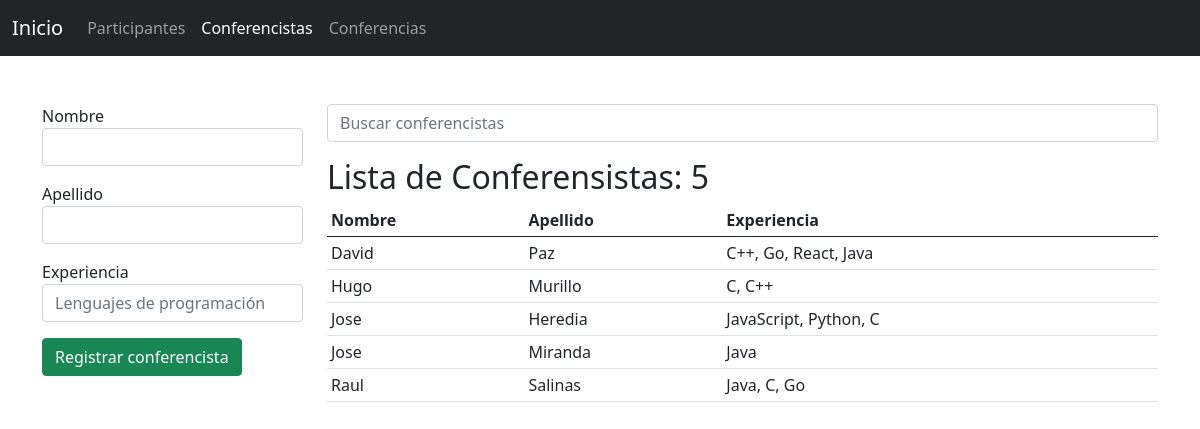
The app's page /conferencistas/ with its own data.
### app_registro/models.py (models this page shows, shortened)
class Conferencista(models.Model):
    nombre = models.CharField(max_length=30)
    apellido = models.CharField(max_length=30)
    experiencia = models.TextField()
    foto = models.ImageField(upload_to='conferencistas', null=True, blank=True)

### app_registro/views.py (the view, shortened to what this page needs)
# urls.py: path('conferencistas/', views.conferencistas, name="conferencistas"),
def conferencistas(request):
    activo = 'conferencistas'
    q = request.GET.get('q')
    if q:
        dataC = Conferencista.objects.filter(nombre__startswith=q).order_by('nombre')
    else:
        dataC = Conferencista.objects.all().order_by('nombre')
    ctx = {
        'activo': activo,
        'conferencistas': dataC,
        'q': q
    }
    return render(request,'registro/conferencistas.html', ctx)

### app_registro/templates/registro/conferencistas.html (shortened to what this page needs)
{% extends 'base.html' %}
{% block container %}
    <div class="row">
        <div class="col-3">
            <form action="{% url 'conferencistas' %}" method="post">
                <div class="mb-3">
                    <label for="nombre">Nombre</label>
                    <input type="text" name="nombre" id="nombre" class="form-control" required autofocus>
                </div>
                <div class="mb-3">
                    <label for="apellido">Apellido</label>
                    <input type="text" name="apellido" id="apellido" class="form-control" required>
                </div>
                <div class="mb-3">
                    <label for="experiencia">Experiencia</label>
                    <input type="text" name="experiencia" id="experiencia" class="form-control" placeholder="Lenguajes de programación" required>
                </div>
                <div class="mb-3">
                    <input type="submit" class="btn btn-success" value="Registrar conferencista">
                </div>
            </form>
        </div>
        <div class="col-9">
            <form action="" method="get">
                <input type="search" name="q" value="{{ q|default_if_none:'' }}" class="form-control" placeholder="Buscar conferencistas">
            </form>
            <h2 class="mt-3">Lista de Conferensistas: {{ conferencistas.count }}</h2>
                <table class="table table-sm table-hover">
                    <thead>
                        <tr>
                            <th>Nombre</th>
                            <th>Apellido</th>
                            <th>Experiencia</th>
                        </tr>
                    </thead>
                    <tbody>
                        {% for c in conferencistas %}
                        <tr>
                            <td>{{c.nombre}}</td>
                            <td>{{c.apellido}}</td>
                            <td>{{c.experiencia}}</td>
                        </tr>
                        {% empty %}
                        <tr>
                            <td colspan="5" class="text-danger text-center">No se encontraron resultados</td>
                        </tr>
                        {% endfor %}
                    </tbody>
                </table>
            </div>
    </div>
{% endblock %}

### records on screen
Conferencista: nombre "David", apellido "Paz", experiencia "C++, Go, React, Java"
Conferencista: nombre "Hugo", apellido "Murillo", experiencia "C, C++"
Conferencista: nombre "Jose", apellido "Heredia", experiencia "JavaScript, Python, C"
Conferencista: nombre "Jose", apellido "Miranda", experiencia "Java"
Conferencista: nombre "Raul", apellido "Salinas", experiencia "Java, C, Go"

### other values on screen
{{ conferencistas.count }} "5"
